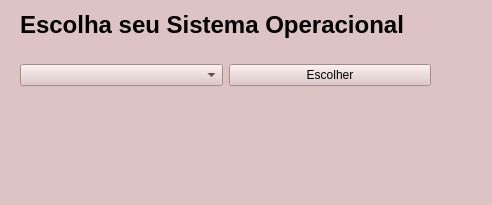
<?xml version="1.0" encoding="UTF-8"?>
<ui version="4.0">
 <class>Combobox</class>
 <widget class="QMainWindow" name="Combobox">
  <property name="geometry">
   <rect>
    <x>0</x>
    <y>0</y>
    <width>492</width>
    <height>205</height>
   </rect>
  </property>
  <property name="windowTitle">
   <string>Combobox</string>
  </property>
  <property name="styleSheet">
   <string notr="true">background-color: rgb(221, 195, 195);</string>
  </property>
  <widget class="QWidget" name="centralwidget">
   <widget class="QLabel" name="label">
    <property name="geometry">
     <rect>
      <x>20</x>
      <y>10</y>
      <width>471</width>
      <height>31</height>
     </rect>
    </property>
    <property name="text">
     <string>&lt;h1&gt;Escolha seu Sistema Operacional&lt;/h1&gt;</string>
    </property>
   </widget>
   <widget class="QWidget" name="">
    <property name="geometry">
     <rect>
      <x>20</x>
      <y>64</y>
      <width>411</width>
      <height>61</height>
     </rect>
    </property>
    <layout class="QVBoxLayout" name="verticalLayout">
     <item>
      <layout class="QHBoxLayout" name="horizontalLayout">
       <item>
        <widget class="QComboBox" name="comboBox"/>
       </item>
       <item>
        <widget class="QPushButton" name="pushButton">
         <property name="text">
          <string>Escolher</string>
         </property>
        </widget>
       </item>
      </layout>
     </item>
     <item>
      <widget class="QLabel" name="label_escolha">
       <property name="text">
        <string/>
       </property>
      </widget>
     </item>
    </layout>
   </widget>
  </widget>
  <widget class="QMenuBar" name="menubar">
   <property name="geometry">
    <rect>
     <x>0</x>
     <y>0</y>
     <width>492</width>
     <height>22</height>
    </rect>
   </property>
  </widget>
  <widget class="QStatusBar" name="statusbar"/>
 </widget>
 <resources/>
 <connections/>
</ui>
